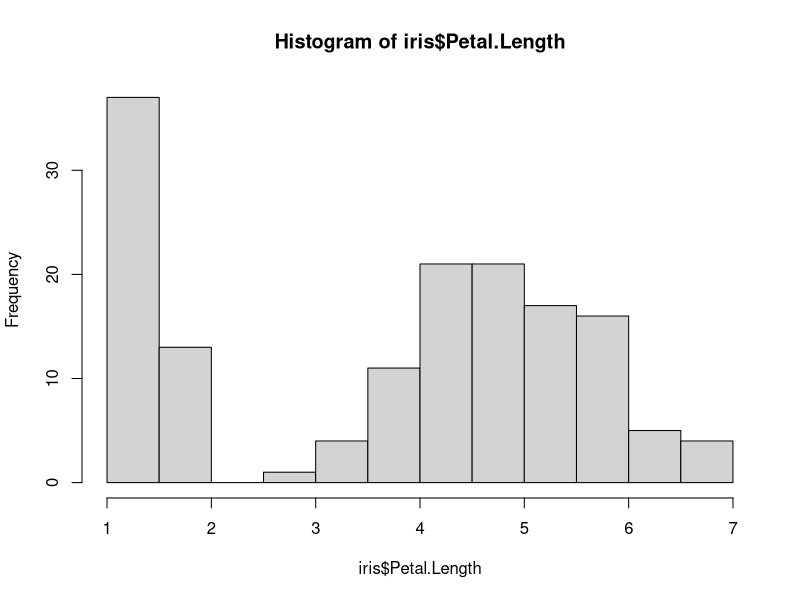
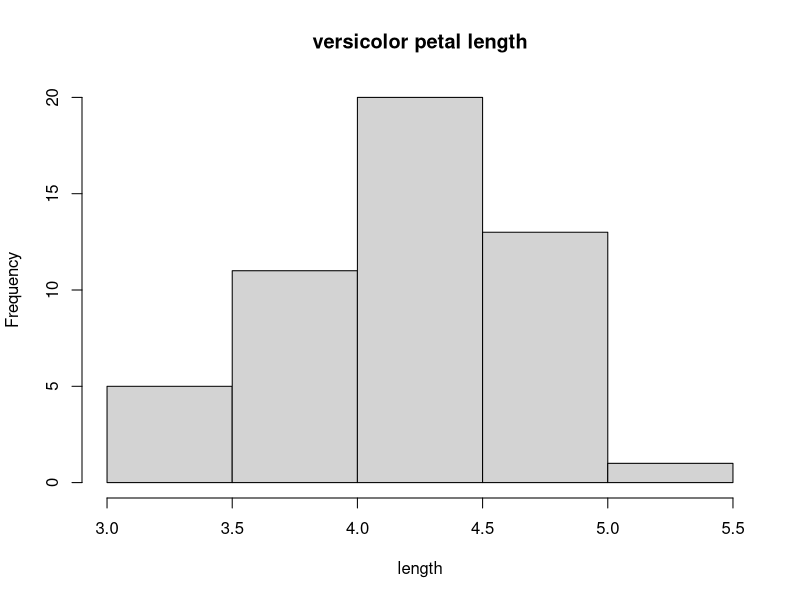
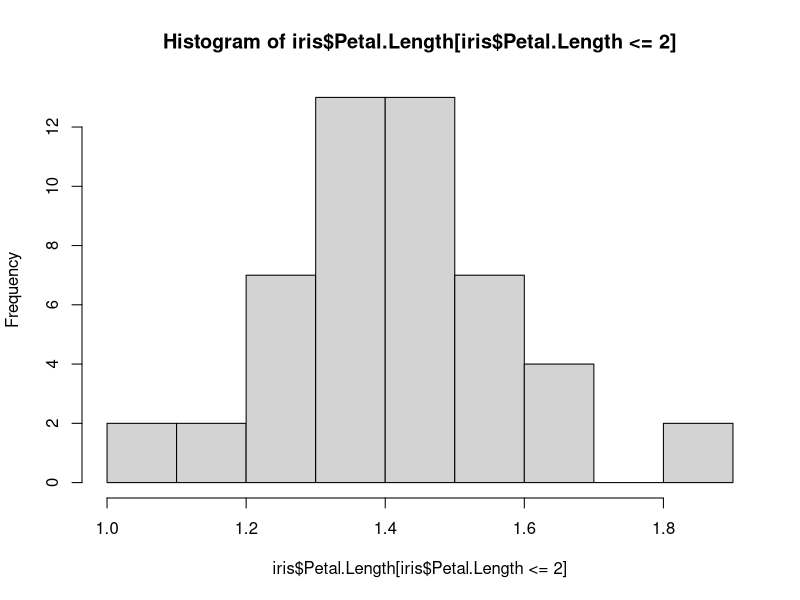
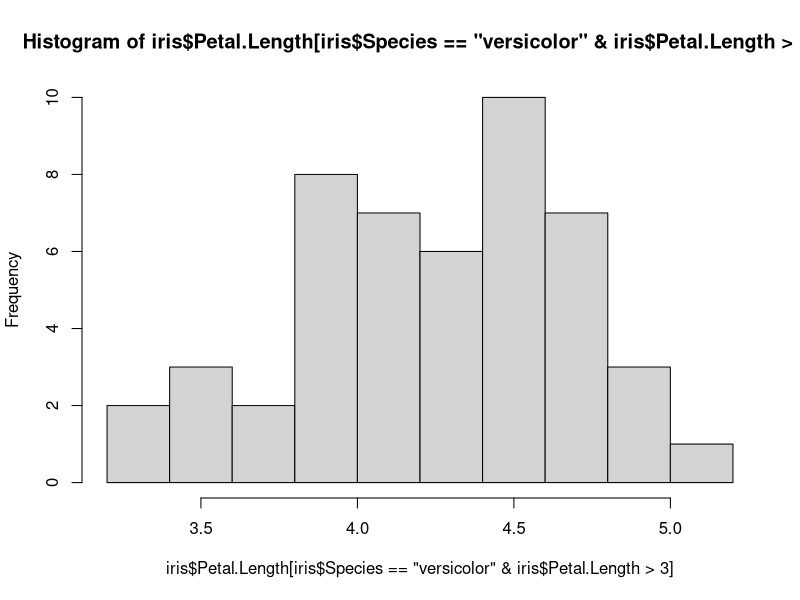
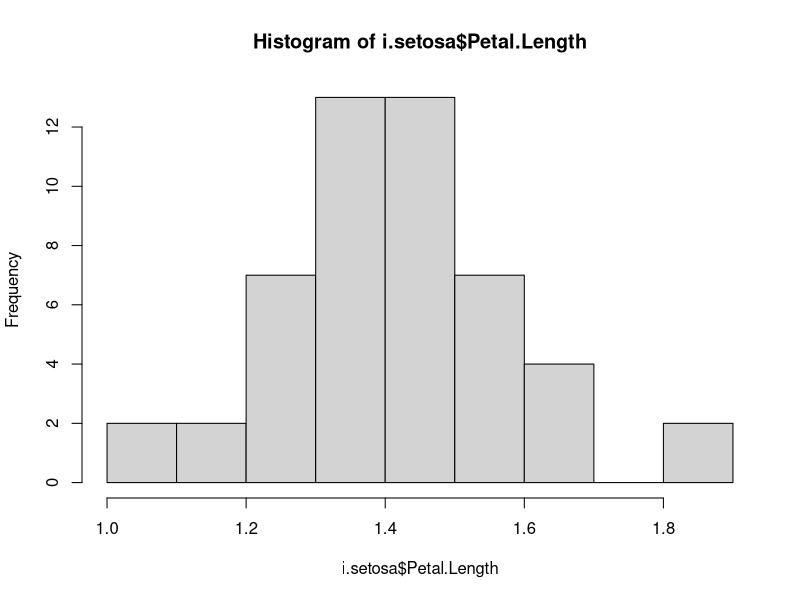

The R source for these figures, in order:
library(datasets)
head(iris)
hist(iris$Petal.Length)   #this is quantitative
hist(iris$Petal.Length[iris$Species=="versicolor"],   #this is selecting by category i.e by species
     main = "versicolor petal length",
     xlab="length")


#### by slecting by values ###
hist(iris$Petal.Length[iris$Petal.Length <= 2])

#### multiple selectors ####
hist(iris$Petal.Length[iris$Species=="versicolor" & iris$Petal.Length>3])


###creating a subsample###
##it means creating our own subsample that we want ti work with for this time
i.setosa=iris[iris$Species=='setosa',]
i.setosa
hist(i.setosa$Petal.Length)
